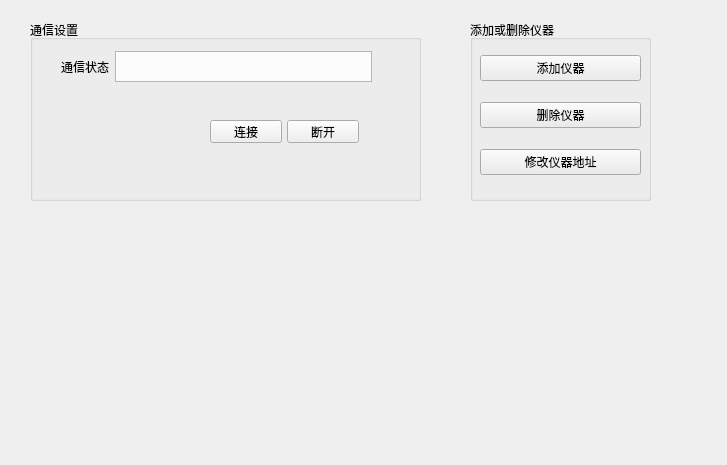
<?xml version="1.0" encoding="UTF-8"?>
<ui version="4.0">
 <class>ConnectDlg</class>
 <widget class="QWidget" name="ConnectDlg">
  <property name="geometry">
   <rect>
    <x>0</x>
    <y>0</y>
    <width>727</width>
    <height>465</height>
   </rect>
  </property>
  <property name="windowTitle">
   <string>Form</string>
  </property>
  <widget class="QGroupBox" name="groupBox">
   <property name="geometry">
    <rect>
     <x>470</x>
     <y>20</y>
     <width>181</width>
     <height>181</height>
    </rect>
   </property>
   <property name="title">
    <string>添加或删除仪器</string>
   </property>
   <property name="flat">
    <bool>false</bool>
   </property>
  </widget>
  <widget class="QGroupBox" name="groupBox_2">
   <property name="geometry">
    <rect>
     <x>30</x>
     <y>20</y>
     <width>391</width>
     <height>181</height>
    </rect>
   </property>
   <property name="title">
    <string>通信设置</string>
   </property>
   <widget class="QPushButton" name="pushButton">
    <property name="geometry">
     <rect>
      <x>180</x>
      <y>100</y>
      <width>72</width>
      <height>23</height>
     </rect>
    </property>
    <property name="text">
     <string>连接</string>
    </property>
   </widget>
   <widget class="QPushButton" name="pushButton_2">
    <property name="geometry">
     <rect>
      <x>257</x>
      <y>100</y>
      <width>72</width>
      <height>23</height>
     </rect>
    </property>
    <property name="text">
     <string>断开</string>
    </property>
   </widget>
  </widget>
  <widget class="QWidget" name="">
   <property name="geometry">
    <rect>
     <x>480</x>
     <y>40</y>
     <width>161</width>
     <height>151</height>
    </rect>
   </property>
   <layout class="QVBoxLayout" name="verticalLayout">
    <item>
     <widget class="QPushButton" name="pushButton_3">
      <property name="text">
       <string>添加仪器</string>
      </property>
     </widget>
    </item>
    <item>
     <widget class="QPushButton" name="pushButton_4">
      <property name="text">
       <string>删除仪器</string>
      </property>
     </widget>
    </item>
    <item>
     <widget class="QPushButton" name="pushButton_5">
      <property name="text">
       <string>修改仪器地址</string>
      </property>
     </widget>
    </item>
   </layout>
  </widget>
  <widget class="QWidget" name="">
   <property name="geometry">
    <rect>
     <x>61</x>
     <y>51</y>
     <width>311</width>
     <height>31</height>
    </rect>
   </property>
   <layout class="QHBoxLayout" name="horizontalLayout">
    <item>
     <widget class="QLabel" name="label">
      <property name="text">
       <string>通信状态</string>
      </property>
     </widget>
    </item>
    <item>
     <widget class="QTextEdit" name="textEdit"/>
    </item>
   </layout>
  </widget>
  <zorder>groupBox_2</zorder>
  <zorder>groupBox</zorder>
  <zorder>label</zorder>
  <zorder>textEdit</zorder>
  <zorder>pushButton_3</zorder>
  <zorder>pushButton_4</zorder>
  <zorder>pushButton_5</zorder>
 </widget>
 <resources/>
 <connections/>
</ui>
